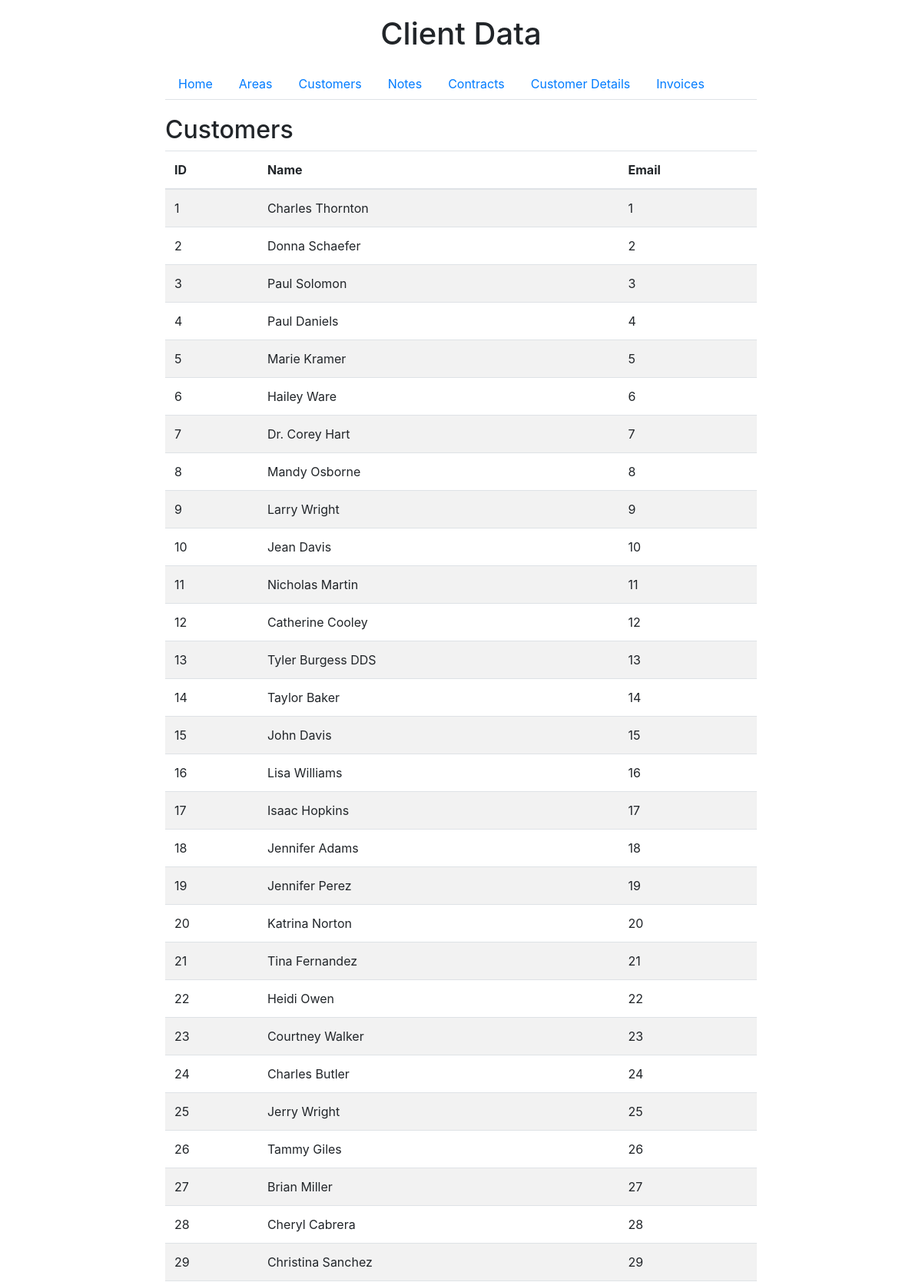
Page /customers (upper part) on the committed database.
### tables this page shows
CREATE TABLE customers (
            customer_id INTEGER PRIMARY KEY AUTOINCREMENT,
            customer_name TEXT,
            area_id INTEGER,
            FOREIGN KEY (area_id) REFERENCES customer_areas(area_id)
        );

### app.py (the view)
@app.route('/customers')
def customers():
    customers_data = get_data('customers')
    return render_template('customers.html', customers=customers_data)

### app.py (called while the page is built)
def get_data(table_name):
    conn = sqlite3.connect('clients.db')
    cursor = conn.cursor()
    cursor.execute(f'SELECT * FROM {table_name}')
    data = cursor.fetchall()
    conn.close()
    return data

### templates/customers.html
{% extends 'index.html' %}
{% block content %}
    <h2>Customers</h2>
    <table class="table table-striped">
        <thead>
            <tr>
                <th>ID</th>
                <th>Name</th>
                <th>Email</th>
            </tr>
        </thead>
        <tbody>
            {% for customer in customers %}
            <tr>
                <td>{{ customer[0] }}</td>
                <td>{{ customer[1] }}</td>
                <td>{{ customer[2] }}</td>
            </tr>
            {% endfor %}
        </tbody>
    </table>
{% endblock %}

### templates/index.html (style rules this page uses)
body { padding: 20px; }

### rows in the picture
customers: customer_id "1", customer_name "Charles Thornton", area "1"
customers: customer_id "2", customer_name "Donna Schaefer", area "2"
customers: customer_id "3", customer_name "Paul Solomon", area "3"
customers: customer_id "4", customer_name "Paul Daniels", area "4"
customers: customer_id "5", customer_name "Marie Kramer", area "5"
customers: customer_id "6", customer_name "Hailey Ware", area "6"
customers: customer_id "7", customer_name "Dr. Corey Hart", area "7"
customers: customer_id "8", customer_name "Mandy Osborne", area "8"
customers: customer_id "9", customer_name "Larry Wright", area "9"
customers: customer_id "10", customer_name "Jean Davis", area "10"
customers: customer_id "11", customer_name "Nicholas Martin", area "11"
customers: customer_id "12", customer_name "Catherine Cooley", area "12"
customers: customer_id "13", customer_name "Tyler Burgess DDS", area "13"
customers: customer_id "14", customer_name "Taylor Baker", area "14"
customers: customer_id "15", customer_name "John Davis", area "15"
customers: customer_id "16", customer_name "Lisa Williams", area "16"
customers: customer_id "17", customer_name "Isaac Hopkins", area "17"
customers: customer_id "18", customer_name "Jennifer Adams", area "18"
customers: customer_id "19", customer_name "Jennifer Perez", area "19"
customers: customer_id "20", customer_name "Katrina Norton", area "20"
customers: customer_id "21", customer_name "Tina Fernandez", area "21"
customers: customer_id "22", customer_name "Heidi Owen", area "22"
customers: customer_id "23", customer_name "Courtney Walker", area "23"
customers: customer_id "24", customer_name "Charles Butler", area "24"
customers: customer_id "25", customer_name "Jerry Wright", area "25"
customers: customer_id "26", customer_name "Tammy Giles", area "26"
customers: customer_id "27", customer_name "Brian Miller", area "27"
customers: customer_id "28", customer_name "Cheryl Cabrera", area "28"
customers: customer_id "29", customer_name "Christina Sanchez", area "29"
